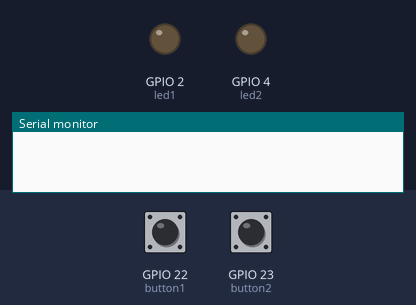
This program was run on a simulated ESP32. Shown: output pins drawn as LEDs (lit = HIGH), the last lines printed to the serial monitor. The inputs (shaded band) are chosen by the test bench; at power-on: GPIO 22 (button1) HIGH, GPIO 23 (button2) HIGH.

Above: at 1.2 s.
1.3 s: GPIO 22 (button1) pulled LOW for 3.2 s
At 5.4 s:
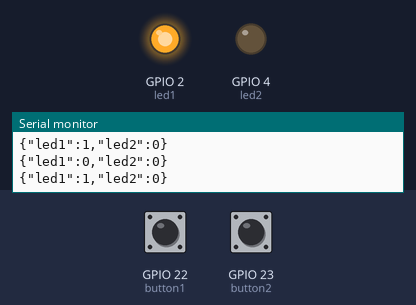
6.0 s: GPIO 23 (button2) pulled LOW for 0.15 s
At 6.5 s:
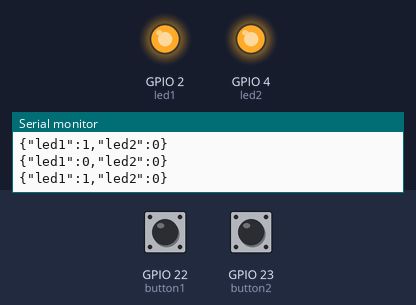
7.6 s: GPIO 22 (button1) pulled LOW for 0.15 s
At 8.9 s:
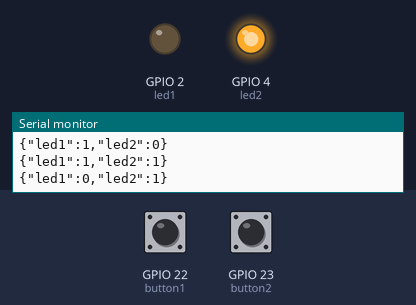
11.7 s: GPIO 22 (button1) pulled LOW for 1 s
At 12.0 s:
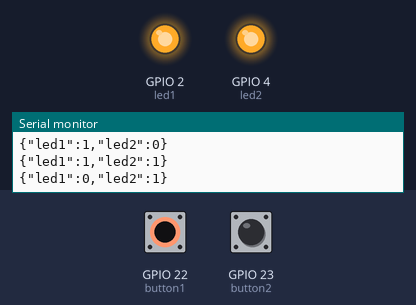
14.2 s: GPIO 23 (button2) pulled LOW for 1 s
At 15.4 s:
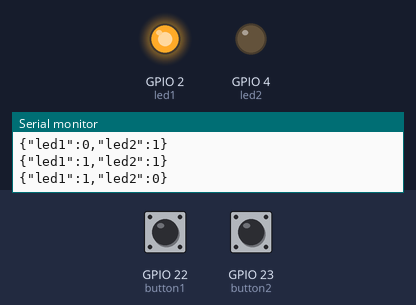
Timing chart, 0 to 17.2 s (numbered marks = the images above; inputs shaded):
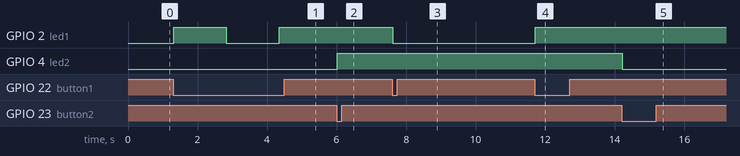

The program:

main.cpp
```cpp
#include <Arduino.h>
#include <Arduino.h>
#include <Wire.h>
#include <SPI.h>
#include <ArduinoJson.h>
// #include <SoftwareSerial.h>
// #include <DHT.h>

// DHT dht;

// SoftwareSerial SerialB(16, 17); // RX, TX
HardwareSerial SerialB(2); // A9: TX, A10: RX
// #define SerialB_Txd_pin 17
// #define SeriaB_Rxd_pin 16

// D4 RX - PA9
// D5 TX - PA10
// (Send and Receive)
int led1 = 2;
int led2 = 4;
int button1 = 22;
int button2 = 23;
int ledStart1=0;
int ledStart2=0;
void setup(){
  // dht.begin(); // data pin 2

  Serial.begin(9600);
  SerialB.begin(9600);
  // SerialB.begin(9600, SerialB_Txd_pin, SeriaB_Rxd_pin); // Define and start Receiver serial port
  pinMode(led1, OUTPUT);
  pinMode(led2, OUTPUT);
  pinMode(button1, INPUT_PULLUP);
  pinMode(button2, INPUT_PULLUP);
  digitalWrite(led1, LOW);
  digitalWrite(led2, LOW);
}

void loop(){

  // float humidity2 = dht.getHumidity();
  // float temperature2 = dht.getTemperature();
  // Serial.println(humidity2);
  // Serial.println(temperature2);
  // delay(1000);
  ///////////////
  int ledState1 = digitalRead(led1);
  int ledState2 = digitalRead(led2);
  int buttonState1 = digitalRead(button1);
  int buttonState2 = digitalRead(button2);
  ///

  DynamicJsonDocument jsonDocCS(128);

  ///
  if( buttonState1 == 0 && ledState1 == ledStart1 ){
    digitalWrite(led1, !ledStart1);
    delay(500);
    ledStart1 = !ledStart1;

    //
    //
  }
  if( buttonState2 == 0 && ledState2 == ledStart2 ){
    digitalWrite(led2, !ledStart2);
    delay(500);
    ledStart2 = !ledStart2;
    //
    //
  }
  ///////////////
    jsonDocCS["led1"] = (int)ledStart1;
    // Serial.println(ledStart1);
    jsonDocCS["led2"] = (int)ledStart2;
    // Serial.println(ledStart2);
  String jsonStringCS;
  if(ledState1 != ledStart1 || ledState2 != ledStart2){
  serializeJson(jsonDocCS, jsonStringCS);
  SerialB.println(jsonStringCS);
  Serial.println(jsonStringCS);
  delay(1000);
  }
  if(ledState1 != ledStart1 && ledState2 != ledStart2){
  serializeJson(jsonDocCS, jsonStringCS);
  SerialB.println(jsonStringCS);
  Serial.println(jsonStringCS);
  delay(1000);
  }
  // Serial.println(jsonStringS);


  ///////////////
  ///
  // if (Serial.available())
  // {
  //   // Read from serial monitor and send
  //   // String input = Serial.readString();
  //   // SerialB.println(input);
  //   SerialB.println(jsonStringCS);
  // }
  ///

  if (SerialB.available() > 0 )
  {
    // Read from  STM module and send to serial monitor
    String input = SerialB.readString();

    /*
    Phân tích chuỗi JSON và lưu trữ kết quả vào một DynamicJsonDocument.
    Sau đó, chúng ta sử dụng các trường tương ứng của DynamicJsonDocument
    để lấy ra giá trị của trường "temperature" và "humidity".
    */
    DynamicJsonDocument jsonDocCG(128); // Kích thước buffer là 128 byte

    // Phân tích chuỗi JSON
    deserializeJson(jsonDocCG, input);

    // Lấy giá trị nhiệt độ và độ ẩm
    float temperature = jsonDocCG["temperature"];
    float humidity = jsonDocCG["humidity"];
    float lightValue = jsonDocCG["lightValue"];
    // float soundValue = jsonDocCG["soundValue"];
    bool leda = jsonDocCG["led1"];
    bool ledb = jsonDocCG["led2"];

    Serial.println(input);
    Serial.print("Temperature: ");
    Serial.println(1.00*temperature);
    Serial.print("Humidity: ");
    Serial.println(1.00*humidity);
    Serial.print("LightValue: ");
    Serial.println(1.00*lightValue);
    // Serial.print("soundValue: ");
    // Serial.println(1.00*soundValue);
    Serial.print("led1: ");
    Serial.println(leda);
    Serial.print("led2: ");
    Serial.println(ledb);
  }
  delay(20);
}
```

Measured:
- after the input at 1.3 s, GPIO 2 (led1): LOW → HIGH at once, → LOW 1.5 s later, → HIGH 1.5 s later
- after the input at 6.0 s, GPIO 4 (led2): LOW → HIGH at once
- after the input at 7.6 s, GPIO 2 (led1): HIGH → LOW at once
- after the input at 11.7 s, GPIO 2 (led1): LOW → HIGH at once
- after the input at 14.2 s, GPIO 4 (led2): HIGH → LOW at once
